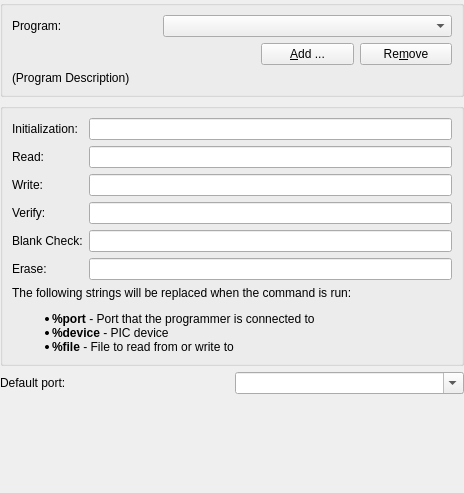
<?xml version="1.0" encoding="UTF-8"?>
<ui version="4.0">
 <class>PicProgrammerConfigWidget</class>
 <widget class="QWidget" name="PicProgrammerConfigWidget">
  <property name="geometry">
   <rect>
    <x>0</x>
    <y>0</y>
    <width>464</width>
    <height>493</height>
   </rect>
  </property>
  <layout class="QVBoxLayout">
   <property name="leftMargin">
    <number>0</number>
   </property>
   <property name="topMargin">
    <number>0</number>
   </property>
   <property name="rightMargin">
    <number>0</number>
   </property>
   <property name="bottomMargin">
    <number>0</number>
   </property>
   <item>
    <widget class="QGroupBox" name="groupBox3">
     <layout class="QGridLayout">
      <item row="1" column="0" colspan="2">
       <spacer name="spacer3">
        <property name="orientation">
         <enum>Qt::Horizontal</enum>
        </property>
        <property name="sizeType">
         <enum>QSizePolicy::Expanding</enum>
        </property>
        <property name="sizeHint" stdset="0">
         <size>
          <width>295</width>
          <height>20</height>
         </size>
        </property>
       </spacer>
      </item>
      <item row="1" column="2">
       <widget class="QPushButton" name="addButton">
        <property name="text">
         <string>&amp;Add ...</string>
        </property>
       </widget>
      </item>
      <item row="1" column="3">
       <widget class="QPushButton" name="removeButton">
        <property name="text">
         <string>Re&amp;move</string>
        </property>
       </widget>
      </item>
      <item row="0" column="0">
       <widget class="QLabel" name="textLabel1_3">
        <property name="text">
         <string>Program:</string>
        </property>
        <property name="wordWrap">
         <bool>false</bool>
        </property>
       </widget>
      </item>
      <item row="0" column="1" colspan="3">
       <widget class="KComboBox" name="kcfg_PicProgrammerProgram">
        <property name="sizePolicy">
         <sizepolicy hsizetype="Minimum" vsizetype="Fixed">
          <horstretch>1</horstretch>
          <verstretch>0</verstretch>
         </sizepolicy>
        </property>
        <property name="contextMenuPolicy">
         <enum>Qt::PreventContextMenu</enum>
        </property>
       </widget>
      </item>
      <item row="2" column="0" colspan="4">
       <widget class="QLabel" name="m_pProgrammerDescription">
        <property name="text">
         <string>(Program Description)</string>
        </property>
        <property name="wordWrap">
         <bool>false</bool>
        </property>
       </widget>
      </item>
     </layout>
    </widget>
   </item>
   <item>
    <widget class="QGroupBox" name="commandsGroupBox">
     <layout class="QGridLayout">
      <item row="0" column="0">
       <widget class="QLabel" name="textLabel1_2">
        <property name="text">
         <string>Initialization:</string>
        </property>
        <property name="wordWrap">
         <bool>false</bool>
        </property>
       </widget>
      </item>
      <item row="3" column="1">
       <widget class="KLineEdit" name="verifyCommand" native="true"/>
      </item>
      <item row="2" column="1">
       <widget class="KLineEdit" name="writeCommand" native="true"/>
      </item>
      <item row="1" column="1">
       <widget class="KLineEdit" name="readCommand" native="true"/>
      </item>
      <item row="0" column="1">
       <widget class="KLineEdit" name="initCommand" native="true"/>
      </item>
      <item row="1" column="0">
       <widget class="QLabel" name="textLabel4">
        <property name="text">
         <string>Read:</string>
        </property>
        <property name="wordWrap">
         <bool>false</bool>
        </property>
       </widget>
      </item>
      <item row="2" column="0">
       <widget class="QLabel" name="textLabel3">
        <property name="text">
         <string>Write:</string>
        </property>
        <property name="wordWrap">
         <bool>false</bool>
        </property>
       </widget>
      </item>
      <item row="4" column="1">
       <widget class="KLineEdit" name="blankCheckCommand" native="true"/>
      </item>
      <item row="5" column="1">
       <widget class="KLineEdit" name="eraseCommand" native="true"/>
      </item>
      <item row="6" column="0" colspan="2">
       <widget class="QLabel" name="textLabel2">
        <property name="text">
         <string>The following strings will be replaced when the command is run:
&lt;ul&gt;
&lt;li&gt;&lt;b&gt;%port&lt;/b&gt; - Port that the programmer is connected to&lt;/li&gt;
&lt;li&gt;&lt;b&gt;%device&lt;/b&gt; - PIC device&lt;/li&gt;
&lt;li&gt;&lt;b&gt;%file&lt;/b&gt; - File to read from or write to&lt;/li&gt;
&lt;/ul&gt;</string>
        </property>
        <property name="textFormat">
         <enum>Qt::RichText</enum>
        </property>
        <property name="wordWrap">
         <bool>false</bool>
        </property>
       </widget>
      </item>
      <item row="5" column="0">
       <widget class="QLabel" name="textLabel5">
        <property name="text">
         <string>Erase:</string>
        </property>
        <property name="wordWrap">
         <bool>false</bool>
        </property>
       </widget>
      </item>
      <item row="3" column="0">
       <widget class="QLabel" name="textLabel2_3">
        <property name="text">
         <string>Verify:</string>
        </property>
        <property name="wordWrap">
         <bool>false</bool>
        </property>
       </widget>
      </item>
      <item row="4" column="0">
       <widget class="QLabel" name="textLabel1_4">
        <property name="text">
         <string>Blank Check:</string>
        </property>
        <property name="wordWrap">
         <bool>false</bool>
        </property>
       </widget>
      </item>
     </layout>
    </widget>
   </item>
   <item>
    <layout class="QHBoxLayout">
     <item>
      <widget class="QLabel" name="textLabel1">
       <property name="text">
        <string>Default port:</string>
       </property>
       <property name="wordWrap">
        <bool>false</bool>
       </property>
      </widget>
     </item>
     <item>
      <widget class="QComboBox" name="kcfg_PicProgrammerPort">
       <property name="editable">
        <bool>true</bool>
       </property>
      </widget>
     </item>
    </layout>
   </item>
   <item>
    <spacer name="spacer2">
     <property name="orientation">
      <enum>Qt::Vertical</enum>
     </property>
     <property name="sizeType">
      <enum>QSizePolicy::Expanding</enum>
     </property>
     <property name="sizeHint" stdset="0">
      <size>
       <width>20</width>
       <height>16</height>
      </size>
     </property>
    </spacer>
   </item>
  </layout>
 </widget>
 <customwidgets>
  <customwidget>
   <class>KComboBox</class>
   <extends>QComboBox</extends>
   <header location="global">kcombobox.h</header>
  </customwidget>
  <customwidget>
   <class>KLineEdit</class>
   <extends>QLineEdit</extends>
   <header>klineedit.h</header>
  </customwidget>
 </customwidgets>
 <tabstops>
  <tabstop>kcfg_PicProgrammerProgram</tabstop>
  <tabstop>addButton</tabstop>
  <tabstop>removeButton</tabstop>
  <tabstop>initCommand</tabstop>
  <tabstop>readCommand</tabstop>
  <tabstop>writeCommand</tabstop>
  <tabstop>verifyCommand</tabstop>
  <tabstop>blankCheckCommand</tabstop>
  <tabstop>eraseCommand</tabstop>
  <tabstop>kcfg_PicProgrammerPort</tabstop>
 </tabstops>
 <resources/>
 <connections/>
</ui>
